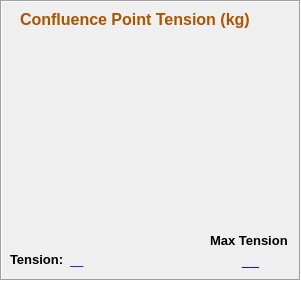
   <widget class="QFrame" name="frame_2">
    <property name="geometry">
     <rect>
      <x>10</x>
      <y>40</y>
      <width>301</width>
      <height>281</height>
     </rect>
    </property>
    <property name="frameShape">
     <enum>QFrame::Box</enum>
    </property>
    <property name="frameShadow">
     <enum>QFrame::Sunken</enum>
    </property>
    <widget class="QLabel" name="label_11">
     <property name="geometry">
      <rect>
       <x>20</x>
       <y>10</y>
       <width>231</width>
       <height>20</height>
      </rect>
     </property>
     <property name="text">
      <string>&lt;!DOCTYPE HTML PUBLIC &quot;-//W3C//DTD HTML 4.0//EN&quot; &quot;http://www.w3.org/TR/REC-html40/strict.dtd&quot;&gt;
&lt;html&gt;&lt;head&gt;&lt;meta name=&quot;qrichtext&quot; content=&quot;1&quot; /&gt;&lt;style type=&quot;text/css&quot;&gt;
p, li { white-space: pre-wrap; }
&lt;/style&gt;&lt;/head&gt;&lt;body style=&quot; font-family:'Ubuntu'; font-size:11pt; font-weight:400; font-style:normal;&quot;&gt;
&lt;p style=&quot; margin-top:0px; margin-bottom:0px; margin-left:0px; margin-right:0px; -qt-block-indent:0; text-indent:0px;&quot;&gt;&lt;span style=&quot; font-size:12pt; font-weight:600; color:#aa5500;&quot;&gt;Confluence Point Tension (kg)&lt;/span&gt;&lt;/p&gt;&lt;/body&gt;&lt;/html&gt;</string>
     </property>
    </widget>
    <widget class="QLabel" name="tensionLabel">
     <property name="geometry">
      <rect>
       <x>10</x>
       <y>250</y>
       <width>61</width>
       <height>20</height>
      </rect>
     </property>
     <property name="text">
      <string>&lt;!DOCTYPE HTML PUBLIC &quot;-//W3C//DTD HTML 4.0//EN&quot; &quot;http://www.w3.org/TR/REC-html40/strict.dtd&quot;&gt;
&lt;html&gt;&lt;head&gt;&lt;meta name=&quot;qrichtext&quot; content=&quot;1&quot; /&gt;&lt;style type=&quot;text/css&quot;&gt;
p, li { white-space: pre-wrap; }
&lt;/style&gt;&lt;/head&gt;&lt;body style=&quot; font-family:'Ubuntu'; font-size:11pt; font-weight:400; font-style:normal;&quot;&gt;
&lt;p style=&quot; margin-top:0px; margin-bottom:0px; margin-left:0px; margin-right:0px; -qt-block-indent:0; text-indent:0px;&quot;&gt;&lt;span style=&quot; font-size:10pt; font-weight:600;&quot;&gt;Tension:&lt;/span&gt;&lt;/p&gt;&lt;/body&gt;&lt;/html&gt;</string>
     </property>
    </widget>
    <widget class="QWidget" name="gridLayoutWidget_2">
     <property name="geometry">
      <rect>
       <x>10</x>
       <y>30</y>
       <width>279</width>
       <height>219</height>
      </rect>
     </property>
     <layout class="QGridLayout" name="CPTgridLayout"/>
    </widget>
    <widget class="QLabel" name="maxTensionLabel">
     <property name="geometry">
      <rect>
       <x>210</x>
       <y>230</y>
       <width>91</width>
       <height>21</height>
      </rect>
     </property>
     <property name="text">
      <string>&lt;!DOCTYPE HTML PUBLIC &quot;-//W3C//DTD HTML 4.0//EN&quot; &quot;http://www.w3.org/TR/REC-html40/strict.dtd&quot;&gt;
&lt;html&gt;&lt;head&gt;&lt;meta name=&quot;qrichtext&quot; content=&quot;1&quot; /&gt;&lt;style type=&quot;text/css&quot;&gt;
p, li { white-space: pre-wrap; }
&lt;/style&gt;&lt;/head&gt;&lt;body style=&quot; font-family:'Ubuntu'; font-size:11pt; font-weight:400; font-style:normal;&quot;&gt;
&lt;p style=&quot; margin-top:0px; margin-bottom:0px; margin-left:0px; margin-right:0px; -qt-block-indent:0; text-indent:0px;&quot;&gt;&lt;span style=&quot; font-size:10pt; font-weight:600;&quot;&gt;Max Tension&lt;/span&gt;&lt;/p&gt;&lt;/body&gt;&lt;/html&gt;</string>
     </property>
    </widget>
    <widget class="QLabel" name="maxTensionValue">
     <property name="geometry">
      <rect>
       <x>210</x>
       <y>250</y>
       <width>81</width>
       <height>20</height>
      </rect>
     </property>
     <property name="styleSheet">
      <string notr="true">color: rgb(0, 0, 255);</string>
     </property>
     <property name="text">
      <string>&lt;!DOCTYPE HTML PUBLIC &quot;-//W3C//DTD HTML 4.0//EN&quot; &quot;http://www.w3.org/TR/REC-html40/strict.dtd&quot;&gt;
&lt;html&gt;&lt;head&gt;&lt;meta name=&quot;qrichtext&quot; content=&quot;1&quot; /&gt;&lt;style type=&quot;text/css&quot;&gt;
p, li { white-space: pre-wrap; }
&lt;/style&gt;&lt;/head&gt;&lt;body style=&quot; font-family:'Ubuntu'; font-size:11pt; font-weight:400; font-style:normal;&quot;&gt;
&lt;p align=&quot;center&quot; style=&quot; margin-top:0px; margin-bottom:0px; margin-left:0px; margin-right:0px; -qt-block-indent:0; text-indent:0px;&quot;&gt;__&lt;/p&gt;&lt;/body&gt;&lt;/html&gt;</string>
     </property>
    </widget>
    <widget class="QLabel" name="tensionValue">
     <property name="geometry">
      <rect>
       <x>70</x>
       <y>250</y>
       <width>111</width>
       <height>20</height>
      </rect>
     </property>
     <property name="styleSheet">
      <string notr="true">color: rgb(0, 0, 255);</string>
     </property>
     <property name="text">
      <string>__</string>
     </property>
    </widget>
   </widget>
